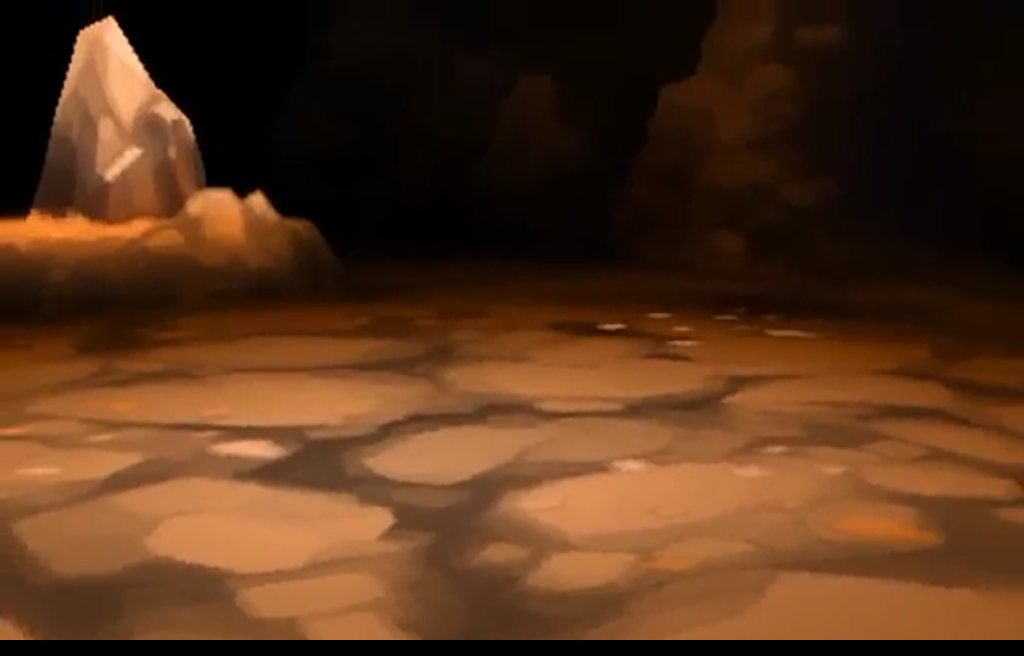

A 2D game scene composited from a Tiled map and its tileset images. What follows is a short description and the map's XML, with each tile layer's data collapsed to a summary:
An orthogonal 64x41 tile map with 16x16 px tiles, 1 tile layer (Tile Layer 1).

<map version="1.0" tiledversion="1.0.3" orientation="orthogonal" renderorder="right-down" width="64" height="41" tilewidth="16" tileheight="16" nextobjectid="1">
 <tileset firstgid="1" name="caveBackground" tilewidth="16" tileheight="16" tilecount="2560" columns="64">
  <image source="caveBackground.png" width="1024" height="650" />
 </tileset>
 <layer name="Tile Layer 1" width="64" height="41">
  <data>[2624 cells, 2560 non-empty, 2560 distinct tile ids]</data>
 </layer>
</map>